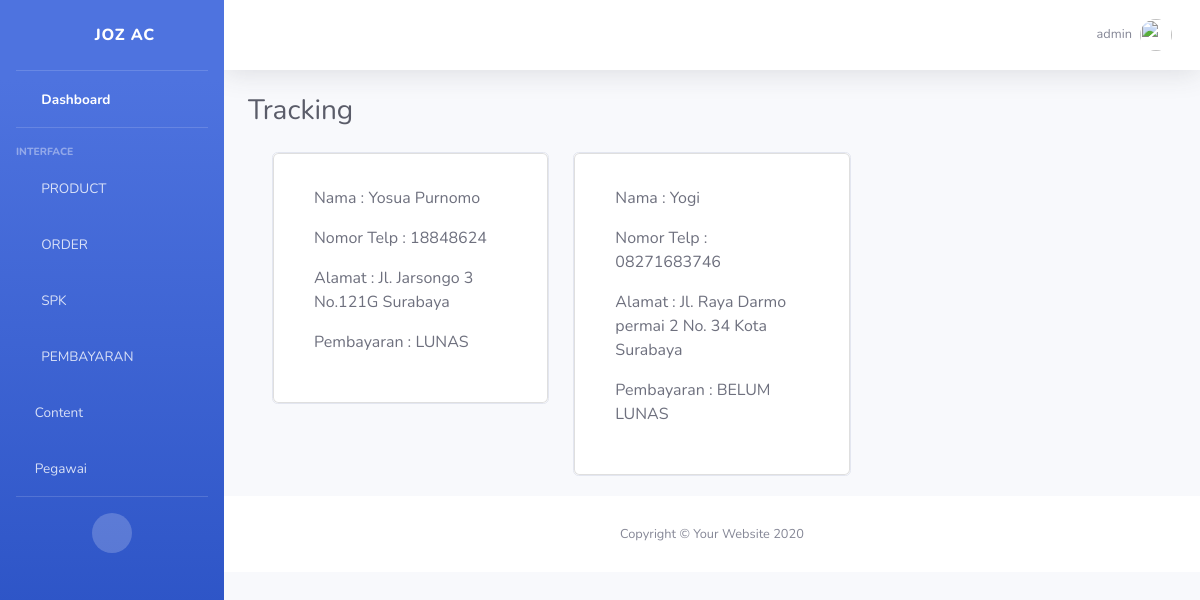
Screenshot of /pesanan/admin/tracking/ (signed in) with the database file from the repository.
### account/models.py (models this page shows)
class Account(AbstractBaseUser, PermissionsMixin):
	jabatanChoice        = [
	('ADMIN','ADMIN'),
	('TEKNISI','TEKNISI'),
	]
	username 	= models.CharField(max_length=20, unique=True)
	jabatan 	= models.CharField(choices=jabatanChoice, max_length=8)
	date_joined = models.DateTimeField(auto_now_add=True)
	last_login 	= models.DateTimeField(auto_now=True)
	is_active = models.BooleanField(default=True)
	is_staff = models.BooleanField(default=True)
	is_superuser = models.BooleanField(default=False)
	is_admin	= models.BooleanField(default=True)
	objects = AccountManage()
	USERNAME_FIELD = 'username'
	REQUIRED_FIELDS = []
	def __str__(self):
		return self.username
	class Meta:
		verbose_name = 'Account'
		verbose_name_plural = 'Account'

### pesanan/models.py (models this page shows, shortened)
class InvoiceModel(models.Model):
    statusChoise = [
    ('LUNAS','LUNAS'),
    ('BELUM', 'BELUM LUNAS'),
    ]
    Invoice             = models.CharField(max_length=20, verbose_name='Nomor Invoice')
    clientINV           = models.OneToOneField(ClientModel, blank=True, null=True, related_name='InvoiceClient', verbose_name='Invoice Client', on_delete=models.SET_NULL)
    statusPembayaran    = models.CharField(choices=statusChoise, max_length=20, default='BELUM')
    Keterangan          = models.TextField()
    tanggal			    = models.DateField(auto_now=True, editable=False, verbose_name='Tanggal')
    totalInvoice	    = models.PositiveIntegerField(default=0, verbose_name='Total Pembayaran')
    slug_Invoice	    = models.SlugField()
    class Meta:
        verbose_name='Invoice'
        verbose_name_plural='Invoice'

### client/models.py (models this page shows, shortened)
class ClientModel(models.Model):
    nama_Client 		= models.CharField(max_length=30, verbose_name='Nama')
    noTelp_Client		= models.CharField(max_length=15, verbose_name='Phone')
    email_Client		= models.EmailField(verbose_name='Email')
    alamat_Client		= models.CharField(max_length=254, verbose_name='Alamat')
    kecamatan_Client	= models.CharField(max_length=30, null=True, blank=True, verbose_name='Kecamatan')
    kelurahan_Client	= models.CharField(max_length=30, null=True, blank=True, verbose_name='Kelurahan')
    kodePos_Client		= models.CharField(max_length=30, null=True, blank=True, verbose_name='Kode Pos')
    kota_Client			= models.CharField(max_length=30, verbose_name='Kota')
    slug_Client			= models.SlugField()
    class Meta:
        verbose_name='Client'

### pesanan/views.py (the view)
# urls.py: path('admin/tracking/', Tracking.as_view(), name='tracking'),
class Tracking(LoginRequiredMixin, ListView):
	login_url = reverse_lazy('account:login')
	model = InvoiceModel
	context_object_name = 'pesanan'
	template_name = 'admin/tracking.html'
	queryset = model.objects.filter(Q(statusPembayaran='BELUM') | ~Q(SPK__status='SELESAI'))

### templates/admin/tracking.html (shortened to what this page needs)
{% extends "admin/base_admin.html" %}
{% load static %}
{% block Content %}
                <div class="container-fluid">
                    <div class="d-sm-flex align-items-center justify-content-between mb-4">
                        <h1 class="h3 mb-0 text-gray-800">Tracking</h1>
                    </div>
                    <div class="container" style="margin-bottom:20px;">
                        <div class="row">
                        	{% for data in pesanan %}
	                            <div class="col-sm-4">
	                                <div class="card">
	                                    <a href="#" data-toggle="modal" data-target="#Modal" onclick="Klik({{data.id}})" class="list-group-item list-group-item-action">
	                                        <div class="card-body">
	                                        	<p id="namaClient">Nama : {{data.clientINV.nama_Client}}</p>
	                                            <p id="telpClient">Nomor Telp : {{data.clientINV.noTelp_Client}}</p>
	                                            <p id="alamatClient">Alamat : {{data.clientINV.alamat_Client}} {{data.clientINV.kota_Client}}</p>
	                                            <p id="payment">Pembayaran : {{data.get_statusPembayaran_display}}</p>
	                                        </div>
	                                    </a>
	                                </div>
	                            </div>
                        	{% endfor %}
                        </div>
                    </div>
                </div>
{% endblock Content %}

### templates/admin/include/topBar.html (shortened to what this page needs)
{% load static %}
                <nav class="navbar navbar-expand navbar-light bg-white topbar mb-4 static-top shadow">
                    <ul class="navbar-nav ml-auto">
                        <li class="nav-item dropdown no-arrow">
                            <a class="nav-link dropdown-toggle" href="#" id="userDropdown" role="button"
                                data-toggle="dropdown" aria-haspopup="true" aria-expanded="false">
                                <span class="mr-2 d-none d-lg-inline text-gray-600 small">{{request.user}}</span>
                                <img class="img-profile rounded-circle" src="{% static "img/undraw_profile.svg" %}">
                            </a>
                        </li>
                    </ul>
                </nav>

### rows the page displays
Account: user "admin"
InvoiceModel: clientINV.nama_Client "Yosua Purnomo", clientINV.noTelp_Client "18848624", clientINV.alamat_Client "Jl. Jarsongo 3 No.121G", clientINV.kota_Client "Surabaya", statusPembayaran "LUNAS"
InvoiceModel: clientINV.nama_Client "Yogi", clientINV.noTelp_Client "08271683746", clientINV.alamat_Client "Jl. Raya Darmo permai 2 No. 34", clientINV.kota_Client "Kota Surabaya", statusPembayaran "BELUM LUNAS"
